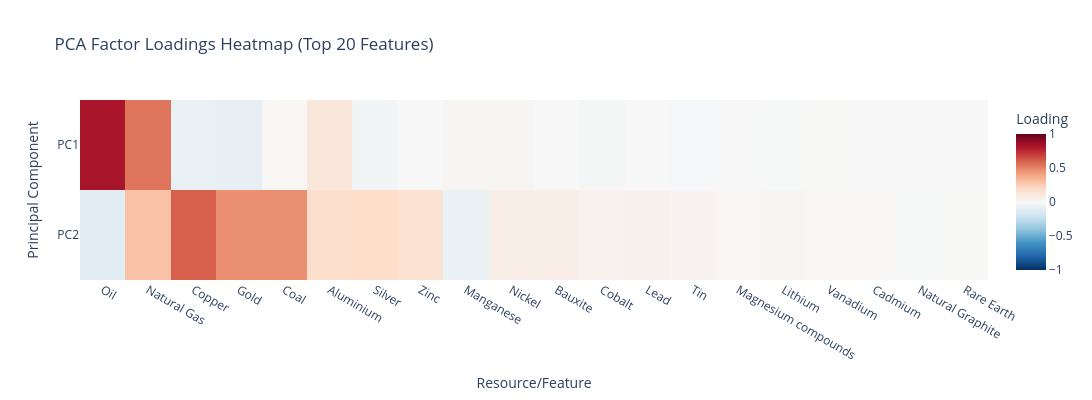
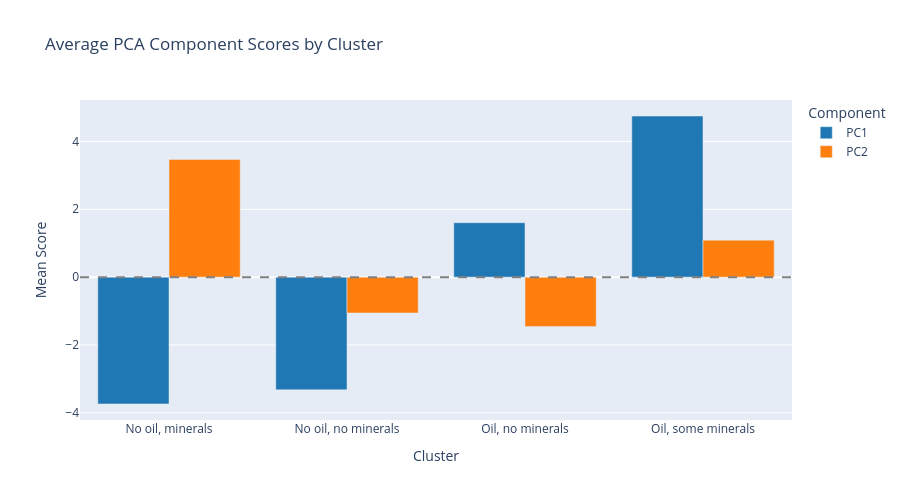
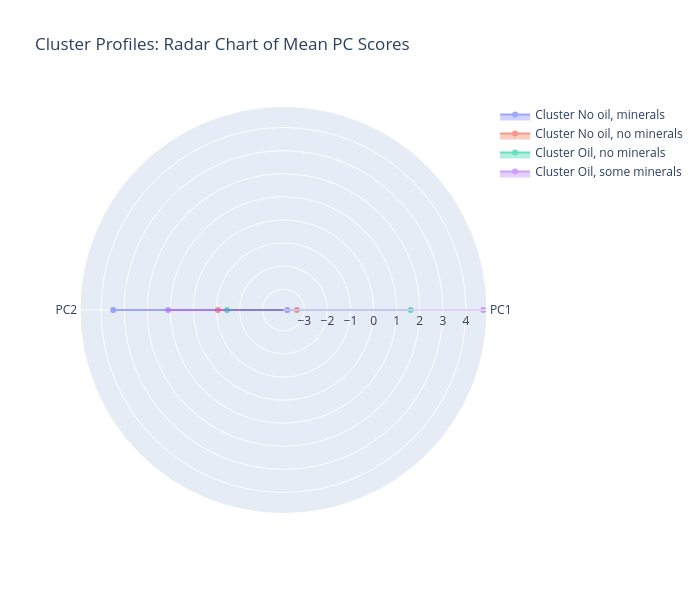

These figures' notebook cell, in order:
### Code cell
# =============================================================================
# PART A: Complete Factor Loadings for All 3 PCA Components
# =============================================================================

# Get loadings (correlations between original variables and PCs)
loadings_full = pd.DataFrame(
    pca.components_.T,
    columns=['PC1', 'PC2'],
    index=feature_cols
)

# Display top loadings for each component
print("=" * 70)
print("FACTOR LOADINGS BY PRINCIPAL COMPONENT")
print("=" * 70)

for pc in ['PC1', 'PC2']:
    var_explained = pca.explained_variance_ratio_[int(pc[-1])-1] * 100
    print(f"\n{pc} ({var_explained:.1f}% variance explained)")
    print("-" * 50)
    
    # Sort by absolute loading value
    sorted_loadings = loadings_full[pc].reindex(
        loadings_full[pc].abs().sort_values(ascending=False).index
    )
    
    # Show top 10 positive and negative loadings
    print("\nTop 10 Positive Loadings:")
    top_pos = sorted_loadings[sorted_loadings > 0].head(10)
    for feat, val in top_pos.items():
        print(f"  {feat:40s} {val:+.4f}")
    
    print("\nTop 10 Negative Loadings:")
    top_neg = sorted_loadings[sorted_loadings < 0].head(10)
    for feat, val in top_neg.items():
        print(f"  {feat:40s} {val:+.4f}")

# =============================================================================
# PART B: Loadings Heatmap Visualisation
# =============================================================================

# Select top features by overall importance
top_20_features = loadings_full.abs().sum(axis=1).nlargest(20).index

fig_loadings = px.imshow(
    loadings_full.loc[top_20_features].T,
    labels=dict(x="Resource/Feature", y="Principal Component", color="Loading"),
    title="PCA Factor Loadings Heatmap (Top 20 Features)",
    color_continuous_scale='RdBu_r',
    aspect='auto',
    zmin=-1, zmax=1
)
fig_loadings.update_layout(width=1200, height=400)
fig_loadings.show()

# =============================================================================
# PART C: Cluster Profile - Average PC Scores by Cluster
# =============================================================================

print("\n" + "=" * 70)
print("CLUSTER PROFILES: AVERAGE PCA COMPONENT SCORES")
print("=" * 70)

cluster_means = pca_df.groupby('Cluster')[['PC1', 'PC2']].mean()
cluster_stds = pca_df.groupby('Cluster')[['PC1', 'PC2']].std()
cluster_counts = pca_df.groupby('Cluster').size()

print("\nMean PC Scores by Cluster:")
print(cluster_means.round(3).to_string())

print("\nCluster Sizes:")
print(cluster_counts.to_string())

# Interpretation table
print("\n" + "-" * 70)
print("CLUSTER INTERPRETATION:")
print("-" * 70)

for cluster in sorted(pca_df['Cluster'].unique()):
    n = cluster_counts[cluster]
    pc1_mean = cluster_means.loc[cluster, 'PC1']
    pc2_mean = cluster_means.loc[cluster, 'PC2']

    
    print(f"\nCluster {cluster} (n={n}):")
    print(f"  PC1: {pc1_mean:+.2f}  |  PC2: {pc2_mean:+.2f}  ")
    
    # Sample countries
    sample = pca_df[pca_df['Cluster'] == cluster]['Country'].head(5).tolist()
    print(f"  Sample countries: {', '.join(sample)}")

# =============================================================================
# PART D: Visualise Cluster Means
# =============================================================================

cluster_means_long = cluster_means.reset_index().melt(
    id_vars='Cluster',
    var_name='Component',
    value_name='Mean Score'
)

fig_cluster = px.bar(
    cluster_means_long,
    x='Cluster',
    y='Mean Score',
    color='Component',
    barmode='group',
    title='Average PCA Component Scores by Cluster',
    color_discrete_sequence=['#1f77b4', '#ff7f0e', '#2ca02c']
)
fig_cluster.update_layout(width=900, height=500)
fig_cluster.add_hline(y=0, line_dash="dash", line_color="gray")
fig_cluster.show()

# =============================================================================
# PART E: Radar Chart for Cluster Profiles
# =============================================================================

fig_radar = go.Figure()

for cluster in sorted(pca_df['Cluster'].unique()):
    values = cluster_means.loc[cluster].tolist()
    values.append(values[0])  # Close the radar
    
    fig_radar.add_trace(go.Scatterpolar(
        r=values,
        theta=['PC1', 'PC2',],
        name=f'Cluster {cluster}',
        fill='toself',
        opacity=0.6
    ))

fig_radar.update_layout(
    polar=dict(radialaxis=dict(visible=True)),
    title='Cluster Profiles: Radar Chart of Mean PC Scores',
    width=700,
    height=600
)
fig_radar.show()

### Figure 1 — Plotly figure (JSON) as saved in the notebook; plotly's stock layout.template omitted (floating-point values rounded to 4 significant figures)
{"data": [{"coloraxis": "coloraxis", "hovertemplate": "Resource/Feature: %{x}<br>Principal Component: %{y}<br>Loading: %{z}<extra></extra>", "name": "0", "type": "heatmap", "x": ["Oil", "Natural Gas", "Copper", "Gold", "Coal", "Aluminium", "Silver", "Zinc", "Manganese", "Nickel", "Bauxite", "Cobalt", "Lead", "Tin", "Magnesium compounds", "Lithium", "Vanadium", "Cadmium", "Natural Graphite", "Rare Earth"], "xaxis": "x", "y": ["PC1", "PC2"], "yaxis": "y", "z": [[0.8249, 0.5399, -0.08105, -0.08347, 0.007882, 0.1136, -0.02494, 0.001041, 0.01564, 0.01566, -0.0008596, -0.01658, 0.001985, -0.01398, 0.004399, -0.003849, 0.002216, 0.001052, -0.002345, 0.0005628], [-0.1107, 0.2977, 0.6023, 0.4636, 0.4642, 0.1743, 0.1815, 0.1517, -0.07079, 0.06868, 0.06723, 0.04048, 0.04654, 0.02929, 0.01698, 0.01329, 0.008555, 0.007878, -0.002774, 0.002173]]}], "layout": {"coloraxis": {"cmax": 1, "cmin": -1, "colorbar": {"title": {"text": "Loading"}}, "colorscale": [[0, "rgb(5,48,97)"], [0.1, "rgb(33,102,172)"], [0.2, "rgb(67,147,195)"], [0.3, "rgb(146,197,222)"], [0.4, "rgb(209,229,240)"], [0.5, "rgb(247,247,247)"], [0.6, "rgb(253,219,199)"], [0.7, "rgb(244,165,130)"], [0.8, "rgb(214,96,77)"], [0.9, "rgb(178,24,43)"], [1, "rgb(103,0,31)"]]}, "height": 400, "title": {"text": "PCA Factor Loadings Heatmap (Top 20 Features)"}, "width": 1200, "xaxis": {"anchor": "y", "domain": [0, 1], "title": {"text": "Resource/Feature"}}, "yaxis": {"anchor": "x", "autorange": "reversed", "domain": [0, 1], "title": {"text": "Principal Component"}}}}

### Figure 2 — Plotly figure (JSON) as saved in the notebook; plotly's stock layout.template omitted (floating-point values rounded to 4 significant figures)
{"data": [{"alignmentgroup": "True", "hovertemplate": "Component=PC1<br>Cluster=%{x}<br>Mean Score=%{y}<extra></extra>", "legendgroup": "PC1", "marker": {"color": "#1f77b4", "pattern": {"shape": ""}}, "name": "PC1", "offsetgroup": "PC1", "orientation": "v", "showlegend": true, "textposition": "auto", "type": "bar", "x": ["No oil, minerals", "No oil, no minerals", "Oil, no minerals", "Oil, some minerals"], "xaxis": "x", "y": [-3.74, -3.323, 1.605, 4.75], "yaxis": "y"}, {"alignmentgroup": "True", "hovertemplate": "Component=PC2<br>Cluster=%{x}<br>Mean Score=%{y}<extra></extra>", "legendgroup": "PC2", "marker": {"color": "#ff7f0e", "pattern": {"shape": ""}}, "name": "PC2", "offsetgroup": "PC2", "orientation": "v", "showlegend": true, "textposition": "auto", "type": "bar", "x": ["No oil, minerals", "No oil, no minerals", "Oil, no minerals", "Oil, some minerals"], "xaxis": "x", "y": [3.471, -1.058, -1.457, 1.091], "yaxis": "y"}], "layout": {"barmode": "group", "height": 500, "legend": {"title": {"text": "Component"}, "tracegroupgap": 0}, "shapes": [{"line": {"color": "gray", "dash": "dash"}, "type": "line", "x0": 0, "x1": 1, "xref": "x domain", "y0": 0, "y1": 0, "yref": "y"}], "title": {"text": "Average PCA Component Scores by Cluster"}, "width": 900, "xaxis": {"anchor": "y", "domain": [0, 1], "title": {"text": "Cluster"}}, "yaxis": {"anchor": "x", "domain": [0, 1], "title": {"text": "Mean Score"}}}}

### Figure 3 — Plotly figure (JSON) as saved in the notebook; plotly's stock layout.template omitted (floating-point values rounded to 4 significant figures)
{"data": [{"fill": "toself", "name": "Cluster No oil, minerals", "opacity": 0.6, "r": [-3.74, 3.471, -3.74], "theta": ["PC1", "PC2"], "type": "scatterpolar"}, {"fill": "toself", "name": "Cluster No oil, no minerals", "opacity": 0.6, "r": [-3.323, -1.058, -3.323], "theta": ["PC1", "PC2"], "type": "scatterpolar"}, {"fill": "toself", "name": "Cluster Oil, no minerals", "opacity": 0.6, "r": [1.605, -1.457, 1.605], "theta": ["PC1", "PC2"], "type": "scatterpolar"}, {"fill": "toself", "name": "Cluster Oil, some minerals", "opacity": 0.6, "r": [4.75, 1.091, 4.75], "theta": ["PC1", "PC2"], "type": "scatterpolar"}], "layout": {"height": 600, "polar": {"radialaxis": {"visible": true}}, "title": {"text": "Cluster Profiles: Radar Chart of Mean PC Scores"}, "width": 700}}
